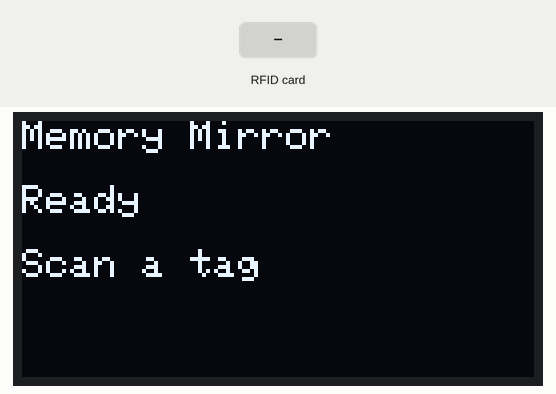
Recording of a sketch running on a simulated ESP32. On the bench: 128×64 one-colour display. The test bench sets the inputs (shaded band). WiFi joins after 1.5 s; servers stay silent unless stated; uploads are accepted with an empty reply.

Above: at 2.8 s.
2.9 s: RFID card 5E 7A 19 C4 held to the reader
Timing chart, 0 to 5.9 s (numbered marks = the images above; inputs shaded):
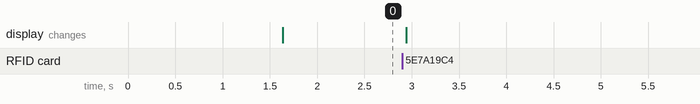

The sketch:

memory_mirror_esp32.ino
```cpp
// ESP32 + RC522 + SSD1306 -> Memory Mirror backend
// Libraries: MFRC522, Adafruit SSD1306, Adafruit GFX, ArduinoJson (v7)
#include <WiFi.h>
#include <WiFiClientSecure.h>
#include <HTTPClient.h>
#include <ArduinoJson.h>
#include <SPI.h>
#include <MFRC522.h>
#include <Wire.h>
#include <Adafruit_GFX.h>
#include <Adafruit_SSD1306.h>

const char* WIFI_SSID  = "YOUR_WIFI";
const char* WIFI_PASS  = "YOUR_PASS";
const char* SCAN_URL   = "https://your-backend.example.com/api/scan";
const char* DEVICE_KEY = "same-value-as-DEVICE_API_KEY";
const char* DEVICE_ID  = "lab-reader-1";

// Adjust pins to your ESP32 Mini board
#define SS_PIN 5     // RC522 SDA
#define RST_PIN 27   // RC522 RST (SCK=18, MOSI=23, MISO=19 are the default VSPI pins)
// OLED on I2C: SDA=21, SCL=22

MFRC522 rfid(SS_PIN, RST_PIN);
Adafruit_SSD1306 oled(128, 64, &Wire, -1);

void show(const char* l1, const char* l2 = "", const char* l3 = "", const char* l4 = "") {
  oled.clearDisplay();
  oled.setTextSize(1);
  oled.setTextColor(SSD1306_WHITE);
  oled.setCursor(0, 0);  oled.println(l1);
  oled.setCursor(0, 16); oled.println(l2);
  oled.setCursor(0, 32); oled.println(l3);
  oled.setCursor(0, 48); oled.println(l4);
  oled.display();
}

String uidToHex() {
  String s;
  for (byte i = 0; i < rfid.uid.size; i++) {
    char b[3]; sprintf(b, "%02X", rfid.uid.uidByte[i]); s += b;
  }
  return s;
}

void setup() {
  Serial.begin(115200);
  Wire.begin(21, 22);
  oled.begin(SSD1306_SWITCHCAPVCC, 0x3C);
  SPI.begin();
  rfid.PCD_Init();
  show("Memory Mirror", "Connecting WiFi...");
  WiFi.begin(WIFI_SSID, WIFI_PASS);
  while (WiFi.status() != WL_CONNECTED) delay(300);
  show("Memory Mirror", "Ready", "Scan a tag");
}

void loop() {
  if (!rfid.PICC_IsNewCardPresent() || !rfid.PICC_ReadCardSerial()) return;
  String uid = uidToHex();
  rfid.PICC_HaltA();
  show("Reading...", uid.c_str());

  WiFiClientSecure client;
  client.setInsecure();  // PRODUCTION: use client.setCACert(rootCA) instead
  HTTPClient http;
  http.begin(client, SCAN_URL);
  http.addHeader("Content-Type", "application/json");
  http.addHeader("x-device-key", DEVICE_KEY);

  JsonDocument req;
  req["uid"] = uid;
  req["device_id"] = DEVICE_ID;
  String body; serializeJson(req, body);

  int code = http.POST(body);
  if (code == 200 || code == 404) {           // 404 = valid response: tag not registered
    JsonDocument res;
    if (!deserializeJson(res, http.getString())) {
      JsonObject d = res["display"];
      show(d["line1"] | "", d["line2"] | "", d["line3"] | "", d["line4"] | "");
    }
  } else {
    show("Server error", String(code).c_str());
  }
  http.end();
  delay(3000);
  show("Memory Mirror", "Ready", "Scan a tag");
}
```
